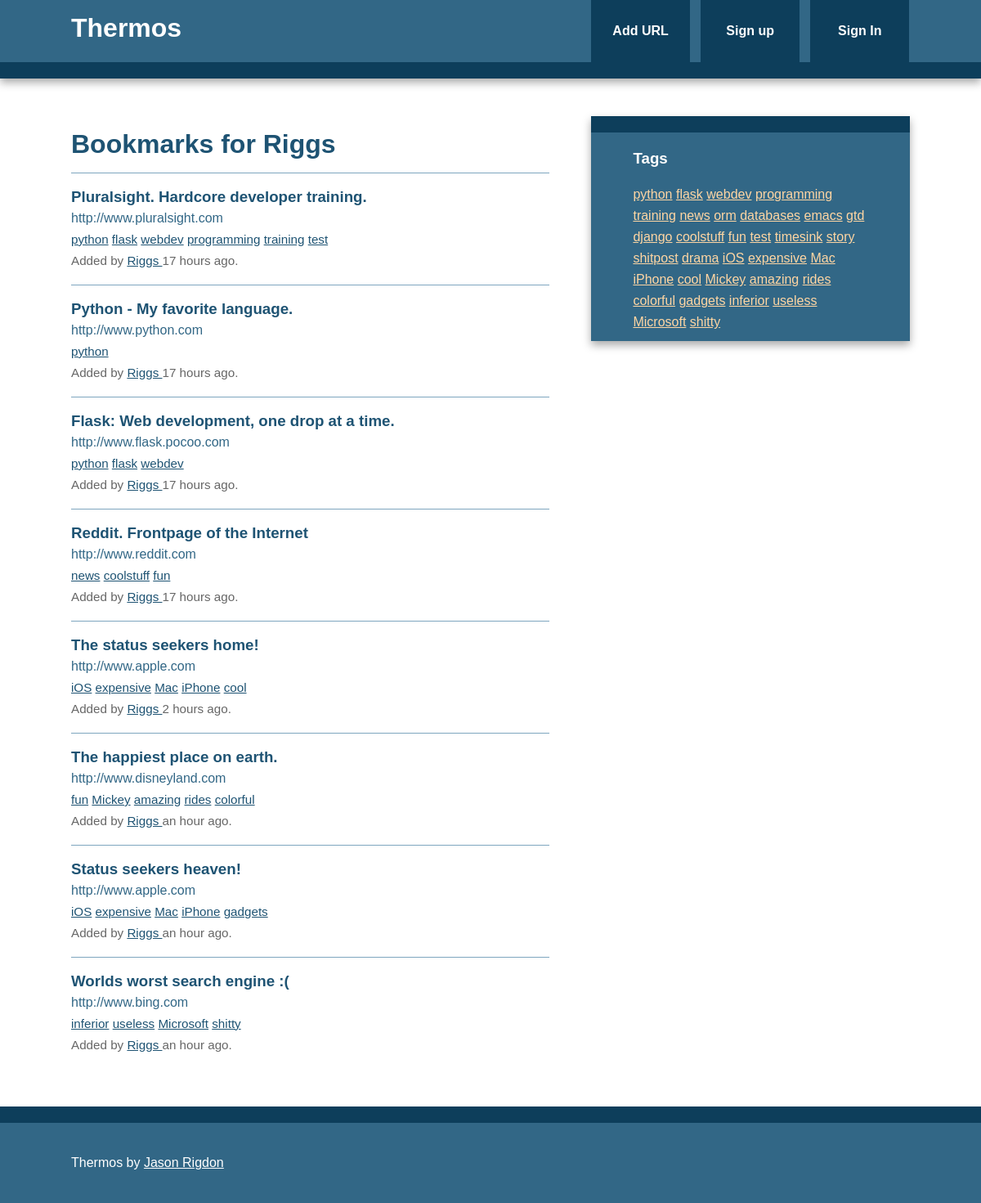
/bookmarks/user/Riggs, run on the app's committed database.
### thermos/models.py (models this page shows, shortened)
class User(db.Model, UserMixin):
	id = db.Column(db.Integer, primary_key=True)
	username = db.Column(db.String(80), unique=True)
	email = db.Column(db.String(120), unique=True)
	bookmarks = db.relationship('Bookmark', backref='user', lazy='dynamic')
	password_hash = db.Column(db.String)
	@property
	def password(self):
		raise AttributeError('password: write-only field')

class Bookmark(db.Model):
	id = db.Column(db.Integer, primary_key=True)
	url = db.Column(db.Text, nullable=False)
	date = db.Column(db.DateTime, default=datetime.utcnow)
	description = db.Column(db.String(300))
	user_id = db.Column(db.Integer, db.ForeignKey('user.id'), nullable=False)
	_tags = db.relationship('Tag', secondary=tags, lazy='joined',
							backref=db.backref('bookmarks', lazy='dynamic'))
	@property
	def tags(self):
		return ",".join([t.name for t in self._tags])
	@tags.setter
	def tags(self, string):
		if string:
			self._tags = [Tag.getOrCreate(name) for name in string.split(',')]
		else:
			self._tags = []

class Tag(db.Model):
	id = db.Column(db.Integer, primary_key=True)
	name = db.Column(db.String(25), nullable=False, unique=True, index=True)
	@staticmethod
	def all():
		return Tag.query.all()
	def __repr__(self):
		return self.name

### thermos/bookmarks/views.py (the view)
@bookmarks.route('/user/<username>')
def user(username):
    user = User.query.filter_by(username=username).first_or_404()
    return render_template('user.html', user=user)

### thermos/main/views.py (called while the page is built)
@main.app_context_processor
def injectTags():
	return dict(allTags=Tag.all)

### thermos/templates/user.html (shortened to what this page needs)
{% extends "base.html" %}
{% block content %}
  <article>
    <header>
      <h1>Bookmarks for {{ user.username }}</h1>
      {% if user.bookmarks.count() > 0 %}
        {% with bookmarks = user.bookmarks %}
          {% include "bookmark_list.html" %}
        {% endwith %}
      {% else %}
        This user has not added any bookmarks yet.
      {% endif %}
    </header>
  </article>
{% endblock %}

### thermos/templates/base.html (shortened to what this page needs)
<!doctype html>
<html class="no-js" lang="">
    <head>
        {% block styles %}
          <link rel="stylesheet" href="{{ url_for('static', filename='css/normalize.min.css') }}">
          <link rel="stylesheet" href="{{ url_for('static', filename='css/main.css') }} ">
        {% endblock %}
    </head>
    <body>
        <div class="header-container">
            <header class="wrapper clearfix">
                <a href="{{ url_for('main.index') }}"><h1 class="title">Thermos</h1></a>
                <nav>
                    <ul>
                        <li><a href="{{ url_for('bookmarks.add') }}">Add URL</a></li>
                        {% if current_user.is_authenticated %}
                          <li><a href="{{ url_for('bookmarks.user', username=current_user.username) }}">
                            My Links</a></li>
                          <li><a href="{{ url_for('auth.logout') }}">Sign out</a></li>
                        {% else %}
                          <li><a href="{{ url_for('auth.signup') }}">Sign up</a></li>
                          <li><a href="{{ url_for('auth.login') }}">Sign In</a></li>
                        {% endif %}
                    </ul>
                </nav>
            </header>
        </div>
        <div class="main-container">
            <div class="main wrapper clearfix">
				{% block content %}
				{% endblock %}
				{% block sidebar %}
					<aside>
						<h3>Tags</h3>
						      {% for t in allTags() %}
                    <a href="{{ url_for('bookmarks.tag', name=t) }}">{{ t }}</a>
                  {% endfor %}
					</aside>
				{% endblock %}
            </div>
        </div>
        <div class="footer-container">
            <footer class="wrapper">
                <p>Thermos by <a href="https://github.com/jpriggs">Jason Rigdon</a></p>
            </footer>
        </div>
    </body>
</html>

### thermos/templates/bookmark_list.html
<ul class="bookmarks">
  {% for bookmark in bookmarks %}
    <li>
      {% include "bookmark.html" %}
    </li>
  {% endfor %}
</ul>

### thermos/templates/bookmark.html (shortened to what this page needs)
<div class="bookmark">
  <a class="header" href="{{ bookmark.url }}">
    <h3 class="description">
      {{ bookmark.description|truncate(50, killwords=True) }}
    </h3>
    <span class="url">
      {{ bookmark.url|truncate(50, killwords=True) }}
    </span>
  </a>
  <div class="info">
    <span class="tags">
      {% if bookmark.tags %}
        {% for t in bookmark._tags %}
          <a href="{{ url_for('bookmarks.tag', name=t.name) }}">{{ t }}</a>
        {% endfor %}
      {% else %}
        No tags.
      {% endif %}
    </span>
    <br>
    Added by <a href="{{ url_for('bookmarks.user', username=bookmark.user.username) }}">
      {{ bookmark.user.username }}
    </a>
    {{ moment(bookmark.date).fromNow() }}.
  </div>
</div>

### thermos/static/css/main.css (style rules this page uses)
html, button, input, select, textarea { color: #222; }
html { font-size: 1em; line-height: 1.4; }
body { font: 16px/26px Helvetica, Helvetica Neue, Arial; }
.wrapper { width: 90%; margin: 0 5%; }
.header-container { border-bottom: 20px solid #0D3E5B; }
.footer-container, .main aside { border-top: 20px solid #0D3E5B; }
.header-container, .footer-container, .main aside { background: #326786; }
.title { color: white; }
nav ul { margin: 0; padding: 0; }
nav a { display: block; margin-bottom: 10px; padding: 15px 0; text-align: center; text-decoration: none; font-weight: bold; color: white; background: #0D3E5B; }
.main { padding: 30px 0; }
.main article h1 { font-size: 2em; }
.main aside { color: white; padding: 0 5% 10px; }
.footer-container footer { color: white; padding: 20px 0; }
a, a:visited { color: #1E5373; }
aside a { color: #FFD6A3; }
h1, h2, h3, h4, h5, h6 { color: #1E5373; }
.main aside h3, footer h3, footer a, footer a:visited { color: white; }
ul.bookmarks { list-style: none none; padding-left: 0; }
.bookmark { padding-bottom: .5em; border-top: 1px solid #7EA6BF; padding: 1em 0; }
a.header { color: #326786; text-decoration: none; display: block; }
a.header h3 { margin: 0 0; }
div.info { font-size: .95em; color: #666666; }
@media only screen and (min-width: 480px) { nav a { float: left; width: 27%; margin: 0 1.7%; padding: 25px 2%; margin-bottom: 0; } }
@media only screen and (min-width: 480px) { nav li:first-child a { margin-left: 0; } }
@media only screen and (min-width: 480px) { nav li:last-child a { margin-right: 0; } }
@media only screen and (min-width: 480px) { nav ul li { display: inline; } }
@media only screen and (min-width: 768px) { .header-container, .main aside { -webkit-box-shadow: 0 5px 10px #aaa; -moz-box-shadow: 0 5px 10px #aaa; box-shadow: 0 5px 10px #aaa; } }
@media only screen and (min-width: 768px) { .title { float: left; } }
@media only screen and (min-width: 768px) { nav { float: right; width: 38%; } }
@media only screen and (min-width: 768px) { .main article { float: left; width: 57%; } }
@media only screen and (min-width: 768px) { .main aside { float: right; width: 28%; } }
@media only screen and (min-width: 1140px) { .wrapper { width: 1026px; margin: 0 auto; } }
.clearfix:before, .clearfix:after { content: " "; display: table; }
.clearfix:after { clear: both; }
.clearfix { *zoom: 1; }

### data on the page
User: username "Riggs"
Bookmark: description "Pluralsight. Hardcore developer training.", url "http://www.pluralsight.com", user.username "Riggs", date "17 hours ago"
Tag: name "python"
Tag: name "flask"
Tag: name "webdev"
Tag: name "programming"
Tag: name "training"
Tag: name "test"
Bookmark: description "Python - My favorite language.", url "http://www.python.com", user.username "Riggs", date "17 hours ago"
Bookmark: description "Flask: Web development, one drop at a time.", url "http://www.flask.pocoo.com", user.username "Riggs", date "17 hours ago"
Bookmark: description "Reddit. Frontpage of the Internet", url "http://www.reddit.com", user.username "Riggs", date "17 hours ago"
Tag: name "news"
Tag: name "coolstuff"
Tag: name "fun"
Bookmark: description "The status seekers home!", url "http://www.apple.com", user.username "Riggs", date "2 hours ago"
Tag: name "iOS"
Tag: name "expensive"
Tag: name "Mac"
Tag: name "iPhone"
Tag: name "cool"
Bookmark: description "The happiest place on earth.", url "http://www.disneyland.com", user.username "Riggs", date "an hour ago"
Tag: name "Mickey"
Tag: name "amazing"
Tag: name "rides"
Tag: name "colorful"
Bookmark: description "Status seekers heaven!", url "http://www.apple.com", user.username "Riggs", date "an hour ago"
Tag: name "gadgets"
Bookmark: description "Worlds worst search engine :(", url "http://www.bing.com", user.username "Riggs", date "an hour ago"
Tag: name "inferior"
Tag: name "useless"
Tag: name "Microsoft"
Tag: name "shitty"
Tag: name "orm"
Tag: name "databases"
Tag: name "emacs"
Tag: name "gtd"
Tag: name "django"
Tag: name "timesink"
Tag: name "story"
Tag: name "shitpost"
Tag: name "drama"
